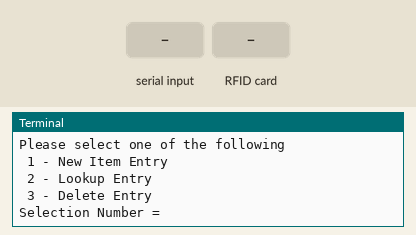
Recording of a program running on a simulated Raspberry Pi (header pin numbers). On the bench: the last lines printed to the terminal. Inputs (shaded band) come from the test bench. Databases and web services accept everything at once and return nothing.

Above: at 1.2 s.
1.3 s: "1" typed at the terminal, then Enter
At 1.8 s:
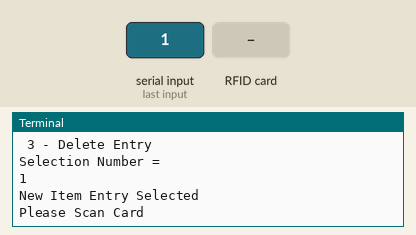
2.8 s: RFID card 5E 7A 19 C4 held to the reader
At 3.1 s:
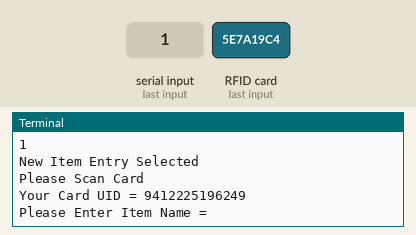
4.3 s: "0" typed at the terminal, then Enter
At 5.3 s:
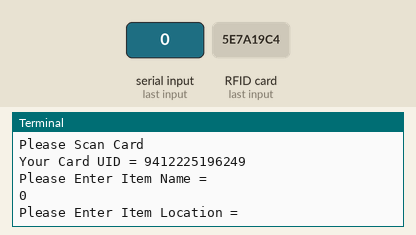
5.8 s: "2" typed at the terminal, then Enter
At 6.5 s:
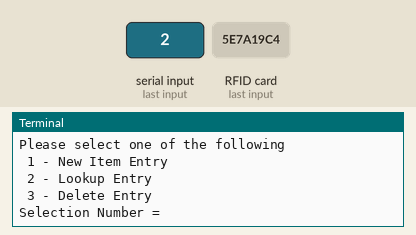
7.3 s: "0" typed at the terminal, then Enter
8.8 s: "2" typed at the terminal, then Enter
Timing chart, 0 to 11.3 s (numbered marks = the images above; inputs shaded):
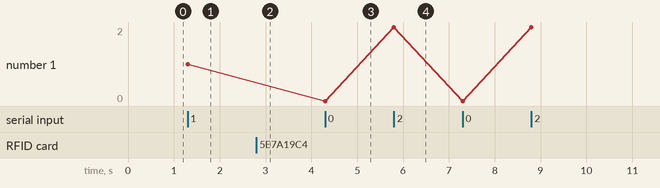

Measured:
- after the input at 1.3 s, the terminal: prints a new line at once (image 1)
- after the input at 2.8 s, the terminal: prints a new line at once (image 2)
- after the input at 4.3 s, the terminal: prints a new line at once (image 3)
- after the input at 5.8 s, the terminal: prints a new line at once (image 4)
- plotted number 1: 1 → 0 after the input at 4.3 s, 0 → 2 after the input at 5.8 s

The program:

rfid.py
```python
import MFRC522
import RPi.GPIO as GPIO
import rfidread
import time
import mysql
while True:
	print ("Please select one of the following")
	print (" 1 - New Item Entry")
	print (" 2 - Lookup Entry")
	print (" 3 - Delete Entry")
	Selection = input('Selection Number = ')
	if 1 <= Selection <= 3:
		if(Selection==1):
			print ("New Item Entry Selected")
			print ("Please Scan Card")
			uid = 0
			while uid == 0:
				uid=rfidread.uidread()
				print ("Your Card UID = "+uid)
			itemname = raw_input('Please Enter Item Name = ')
			itemlocation = raw_input('Please Enter Item Location = ')
			mysql.newentry(uid, itemname, itemlocation)
			print ("Item written to database...hopefully.")
		if(Selection==2):
			print ("Lookup Entry")
		if(Selection==3):
			print ("Delete Entry")
	else:
		print ("Invalid Entry")
```

rfidread.py
```python
import MFRC522
import RPi.GPIO as GPIO
def uidread():
    MIFAREReader = MFRC522.MFRC522()
    reading = True
    while reading:
        # while continue_reading:
        (status,TagType) = MIFAREReader.MFRC522_Request(MIFAREReader.PICC_REQIDL)
        if status == MIFAREReader.MI_OK:
            print("Card detected")

        (status,backData) = MIFAREReader.MFRC522_Anticoll()
        if status == MIFAREReader.MI_OK:
            uid=str(backData[0])+str(backData[1])+str(backData[2])+str(backData[3])+str(backData[4])
            #print ("Card Number: "+str(backData[0])+str(backData[1])+str(backData[2])+str(backData[3])+str(backData[4])
            MIFAREReader.AntennaOff()
            reading=False
            return uid
```

mysql.py
```python
import MySQLdb

def connect():
	return MySQLdb.connect (host="localhost", user="root", passwd="22546", db="rfid")

def newentry(uid, itemname, itemlocation):
	db = connect()
	cur = db.cursor()
	cur.execute("""INSERT INTO itemlocation (uid, name, location) VALUES(%s, %s, %s)""",(uid, itemname, itemlocation))
	db.commit()
	db.close()
```
